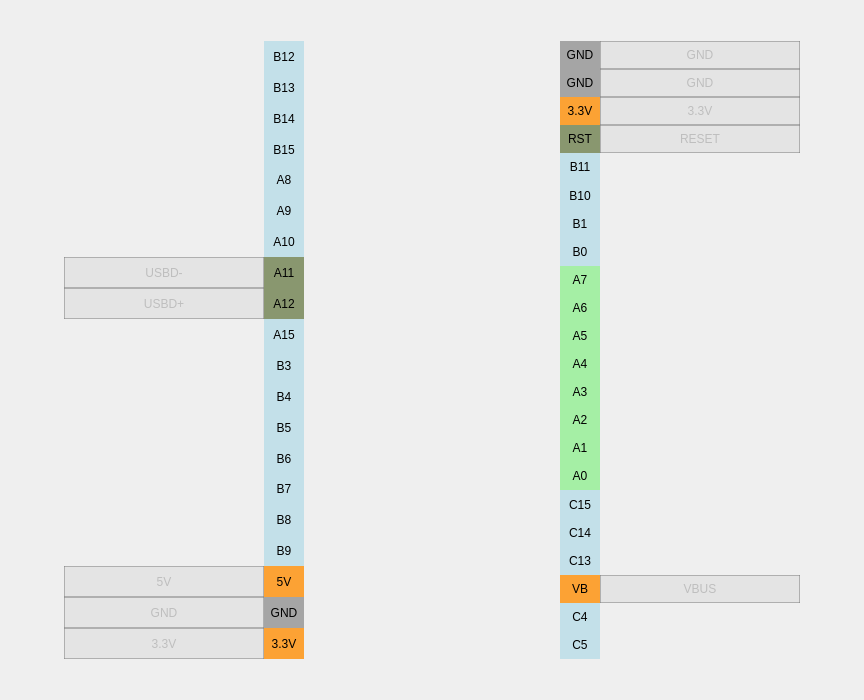
<?xml version="1.0" encoding="UTF-8"?>
<ui version="4.0">
 <class>PinsBluePill</class>
 <widget class="QWidget" name="PinsBluePill">
  <property name="geometry">
   <rect>
    <x>0</x>
    <y>0</y>
    <width>864</width>
    <height>700</height>
   </rect>
  </property>
  <layout class="QGridLayout" name="gridLayout" rowstretch="1,15,1" columnstretch="4,15,16,15,4">
   <property name="leftMargin">
    <number>0</number>
   </property>
   <property name="topMargin">
    <number>0</number>
   </property>
   <property name="rightMargin">
    <number>0</number>
   </property>
   <property name="bottomMargin">
    <number>0</number>
   </property>
   <property name="spacing">
    <number>0</number>
   </property>
   <item row="0" column="2">
    <spacer name="verticalSpacer_2">
     <property name="orientation">
      <enum>Qt::Vertical</enum>
     </property>
     <property name="sizeHint" stdset="0">
      <size>
       <width>20</width>
       <height>40</height>
      </size>
     </property>
    </spacer>
   </item>
   <item row="1" column="1">
    <layout class="QGridLayout" name="layoutG_pinsLeft" columnstretch="5,1">
     <property name="leftMargin">
      <number>0</number>
     </property>
     <property name="rightMargin">
      <number>0</number>
     </property>
     <property name="spacing">
      <number>0</number>
     </property>
     <item row="3" column="1">
      <widget class="QLabel" name="text_B15">
       <property name="styleSheet">
        <string notr="true">background-color: rgba(173, 216, 230, 170);
color: rgb(0, 0, 0);</string>
       </property>
       <property name="text">
        <string notr="true">B15</string>
       </property>
       <property name="alignment">
        <set>Qt::AlignCenter</set>
       </property>
       <property name="textInteractionFlags">
        <set>Qt::NoTextInteraction</set>
       </property>
      </widget>
     </item>
     <item row="4" column="1">
      <widget class="QLabel" name="text_A8">
       <property name="styleSheet">
        <string notr="true">background-color: rgba(173, 216, 230, 170);
color: rgb(0, 0, 0);</string>
       </property>
       <property name="text">
        <string notr="true">A8</string>
       </property>
       <property name="alignment">
        <set>Qt::AlignCenter</set>
       </property>
       <property name="textInteractionFlags">
        <set>Qt::NoTextInteraction</set>
       </property>
      </widget>
     </item>
     <item row="10" column="1">
      <widget class="QLabel" name="text_B3">
       <property name="styleSheet">
        <string notr="true">background-color: rgba(173, 216, 230, 170);
color: rgb(0, 0, 0);</string>
       </property>
       <property name="text">
        <string notr="true">B3</string>
       </property>
       <property name="alignment">
        <set>Qt::AlignCenter</set>
       </property>
       <property name="textInteractionFlags">
        <set>Qt::NoTextInteraction</set>
       </property>
      </widget>
     </item>
     <item row="5" column="1">
      <widget class="QLabel" name="text_A9">
       <property name="styleSheet">
        <string notr="true">background-color: rgba(173, 216, 230, 170);
color: rgb(0, 0, 0);</string>
       </property>
       <property name="text">
        <string notr="true">A9</string>
       </property>
       <property name="alignment">
        <set>Qt::AlignCenter</set>
       </property>
       <property name="textInteractionFlags">
        <set>Qt::NoTextInteraction</set>
       </property>
      </widget>
     </item>
     <item row="13" column="1">
      <widget class="QLabel" name="text_B6">
       <property name="styleSheet">
        <string notr="true">background-color: rgba(173, 216, 230, 170);
color: rgb(0, 0, 0);</string>
       </property>
       <property name="text">
        <string notr="true">B6</string>
       </property>
       <property name="alignment">
        <set>Qt::AlignCenter</set>
       </property>
       <property name="textInteractionFlags">
        <set>Qt::NoTextInteraction</set>
       </property>
      </widget>
     </item>
     <item row="14" column="1">
      <widget class="QLabel" name="text_B7">
       <property name="styleSheet">
        <string notr="true">background-color: rgba(173, 216, 230, 170);
color: rgb(0, 0, 0);</string>
       </property>
       <property name="text">
        <string notr="true">B7</string>
       </property>
       <property name="alignment">
        <set>Qt::AlignCenter</set>
       </property>
       <property name="textInteractionFlags">
        <set>Qt::NoTextInteraction</set>
       </property>
      </widget>
     </item>
     <item row="19" column="1">
      <widget class="QLabel" name="text_33V_2">
       <property name="styleSheet">
        <string notr="true">background-color: rgba(255, 140, 0, 200);
color: rgb(0, 0, 0);</string>
       </property>
       <property name="text">
        <string notr="true">3.3V</string>
       </property>
       <property name="alignment">
        <set>Qt::AlignCenter</set>
       </property>
       <property name="textInteractionFlags">
        <set>Qt::NoTextInteraction</set>
       </property>
      </widget>
     </item>
     <item row="2" column="1">
      <widget class="QLabel" name="text_B14">
       <property name="styleSheet">
        <string notr="true">background-color: rgba(173, 216, 230, 170);
color: rgb(0, 0, 0);</string>
       </property>
       <property name="text">
        <string notr="true">B14</string>
       </property>
       <property name="alignment">
        <set>Qt::AlignCenter</set>
       </property>
       <property name="textInteractionFlags">
        <set>Qt::NoTextInteraction</set>
       </property>
      </widget>
     </item>
     <item row="15" column="1">
      <widget class="QLabel" name="text_B8">
       <property name="styleSheet">
        <string notr="true">background-color: rgba(173, 216, 230, 170);
color: rgb(0, 0, 0);</string>
       </property>
       <property name="text">
        <string notr="true">B8</string>
       </property>
       <property name="alignment">
        <set>Qt::AlignCenter</set>
       </property>
       <property name="textInteractionFlags">
        <set>Qt::NoTextInteraction</set>
       </property>
      </widget>
     </item>
     <item row="7" column="1">
      <widget class="QLabel" name="text_A11_2">
       <property name="styleSheet">
        <string notr="true">background-color: rgba(85, 107, 47, 170);
color: rgb(0, 0, 0);</string>
       </property>
       <property name="text">
        <string notr="true">A11</string>
       </property>
       <property name="alignment">
        <set>Qt::AlignCenter</set>
       </property>
       <property name="textInteractionFlags">
        <set>Qt::NoTextInteraction</set>
       </property>
      </widget>
     </item>
     <item row="11" column="1">
      <widget class="QLabel" name="text_B4">
       <property name="styleSheet">
        <string notr="true">background-color: rgba(173, 216, 230, 170);
color: rgb(0, 0, 0);</string>
       </property>
       <property name="text">
        <string notr="true">B4</string>
       </property>
       <property name="alignment">
        <set>Qt::AlignCenter</set>
       </property>
       <property name="textInteractionFlags">
        <set>Qt::NoTextInteraction</set>
       </property>
      </widget>
     </item>
     <item row="0" column="1">
      <widget class="QLabel" name="text_B12">
       <property name="styleSheet">
        <string notr="true">background-color: rgba(173, 216, 230, 170);
color: rgb(0, 0, 0);</string>
       </property>
       <property name="text">
        <string notr="true">B12</string>
       </property>
       <property name="alignment">
        <set>Qt::AlignCenter</set>
       </property>
       <property name="textInteractionFlags">
        <set>Qt::NoTextInteraction</set>
       </property>
      </widget>
     </item>
     <item row="12" column="1">
      <widget class="QLabel" name="text_B5">
       <property name="styleSheet">
        <string notr="true">background-color: rgba(173, 216, 230, 170);
color: rgb(0, 0, 0);</string>
       </property>
       <property name="text">
        <string notr="true">B5</string>
       </property>
       <property name="alignment">
        <set>Qt::AlignCenter</set>
       </property>
       <property name="textInteractionFlags">
        <set>Qt::NoTextInteraction</set>
       </property>
      </widget>
     </item>
     <item row="16" column="1">
      <widget class="QLabel" name="text_B9">
       <property name="styleSheet">
        <string notr="true">background-color: rgba(173, 216, 230, 170);
color: rgb(0, 0, 0);</string>
       </property>
       <property name="text">
        <string notr="true">B9</string>
       </property>
       <property name="alignment">
        <set>Qt::AlignCenter</set>
       </property>
       <property name="textInteractionFlags">
        <set>Qt::NoTextInteraction</set>
       </property>
      </widget>
     </item>
     <item row="8" column="1">
      <widget class="QLabel" name="text_A12_2">
       <property name="styleSheet">
        <string notr="true">background-color: rgba(85, 107, 47, 170);
color: rgb(0, 0, 0);</string>
       </property>
       <property name="text">
        <string notr="true">A12</string>
       </property>
       <property name="alignment">
        <set>Qt::AlignCenter</set>
       </property>
       <property name="textInteractionFlags">
        <set>Qt::NoTextInteraction</set>
       </property>
      </widget>
     </item>
     <item row="17" column="1">
      <widget class="QLabel" name="text_5V_2">
       <property name="styleSheet">
        <string notr="true">background-color: rgba(255, 140, 0, 200);
color: rgb(0, 0, 0);</string>
       </property>
       <property name="text">
        <string notr="true">5V</string>
       </property>
       <property name="alignment">
        <set>Qt::AlignCenter</set>
       </property>
       <property name="textInteractionFlags">
        <set>Qt::NoTextInteraction</set>
       </property>
      </widget>
     </item>
     <item row="9" column="1">
      <widget class="QLabel" name="text_A15">
       <property name="styleSheet">
        <string notr="true">background-color: rgba(173, 216, 230, 170);
color: rgb(0, 0, 0);</string>
       </property>
       <property name="text">
        <string notr="true">A15</string>
       </property>
       <property name="alignment">
        <set>Qt::AlignCenter</set>
       </property>
       <property name="textInteractionFlags">
        <set>Qt::NoTextInteraction</set>
       </property>
      </widget>
     </item>
     <item row="18" column="1">
      <widget class="QLabel" name="text_GND_2">
       <property name="styleSheet">
        <string notr="true">background-color: rgba(128, 128, 128, 170);
color: rgb(0, 0, 0);</string>
       </property>
       <property name="text">
        <string notr="true">GND</string>
       </property>
       <property name="alignment">
        <set>Qt::AlignCenter</set>
       </property>
       <property name="textInteractionFlags">
        <set>Qt::NoTextInteraction</set>
       </property>
      </widget>
     </item>
     <item row="1" column="1">
      <widget class="QLabel" name="text_B13">
       <property name="styleSheet">
        <string notr="true">background-color: rgba(173, 216, 230, 170);
color: rgb(0, 0, 0);</string>
       </property>
       <property name="text">
        <string notr="true">B13</string>
       </property>
       <property name="alignment">
        <set>Qt::AlignCenter</set>
       </property>
       <property name="textInteractionFlags">
        <set>Qt::NoTextInteraction</set>
       </property>
      </widget>
     </item>
     <item row="6" column="1">
      <widget class="QLabel" name="text_A10">
       <property name="styleSheet">
        <string notr="true">background-color: rgba(173, 216, 230, 170);
color: rgb(0, 0, 0);</string>
       </property>
       <property name="text">
        <string notr="true">A10</string>
       </property>
       <property name="alignment">
        <set>Qt::AlignCenter</set>
       </property>
       <property name="textInteractionFlags">
        <set>Qt::NoTextInteraction</set>
       </property>
      </widget>
     </item>
     <item row="18" column="0">
      <widget class="QLabel" name="label_GND">
       <property name="enabled">
        <bool>false</bool>
       </property>
       <property name="styleSheet">
        <string notr="true">border: 1px solid;
border-color: rgba(124, 124, 124, 130);
background-color: rgba(105, 105, 105, 20);</string>
       </property>
       <property name="frameShape">
        <enum>QFrame::StyledPanel</enum>
       </property>
       <property name="text">
        <string notr="true">GND</string>
       </property>
       <property name="alignment">
        <set>Qt::AlignCenter</set>
       </property>
      </widget>
     </item>
     <item row="19" column="0">
      <widget class="QLabel" name="label_33V">
       <property name="enabled">
        <bool>false</bool>
       </property>
       <property name="styleSheet">
        <string notr="true">border: 1px solid;
border-color: rgba(124, 124, 124, 130);
background-color: rgba(105, 105, 105, 20);</string>
       </property>
       <property name="frameShape">
        <enum>QFrame::StyledPanel</enum>
       </property>
       <property name="text">
        <string notr="true">3.3V</string>
       </property>
       <property name="alignment">
        <set>Qt::AlignCenter</set>
       </property>
      </widget>
     </item>
     <item row="17" column="0">
      <widget class="QLabel" name="label_5V">
       <property name="enabled">
        <bool>false</bool>
       </property>
       <property name="styleSheet">
        <string notr="true">border: 1px solid;
border-color: rgba(124, 124, 124, 130);
background-color: rgba(105, 105, 105, 20);</string>
       </property>
       <property name="frameShape">
        <enum>QFrame::StyledPanel</enum>
       </property>
       <property name="text">
        <string notr="true">5V</string>
       </property>
       <property name="alignment">
        <set>Qt::AlignCenter</set>
       </property>
      </widget>
     </item>
     <item row="7" column="0">
      <widget class="QLabel" name="label_USBDminus">
       <property name="enabled">
        <bool>false</bool>
       </property>
       <property name="styleSheet">
        <string notr="true">border: 1px solid;
border-color: rgba(124, 124, 124, 130);
background-color: rgba(105, 105, 105, 20);</string>
       </property>
       <property name="frameShape">
        <enum>QFrame::StyledPanel</enum>
       </property>
       <property name="text">
        <string notr="true">USBD-</string>
       </property>
       <property name="alignment">
        <set>Qt::AlignCenter</set>
       </property>
      </widget>
     </item>
     <item row="8" column="0">
      <widget class="QLabel" name="label_USBDplus">
       <property name="enabled">
        <bool>false</bool>
       </property>
       <property name="styleSheet">
        <string notr="true">border: 1px solid;
border-color: rgba(124, 124, 124, 130);
background-color: rgba(105, 105, 105, 20);</string>
       </property>
       <property name="frameShape">
        <enum>QFrame::StyledPanel</enum>
       </property>
       <property name="text">
        <string notr="true">USBD+</string>
       </property>
       <property name="alignment">
        <set>Qt::AlignCenter</set>
       </property>
      </widget>
     </item>
    </layout>
   </item>
   <item row="1" column="3">
    <layout class="QGridLayout" name="layoutG_pinsRight" columnstretch="1,5">
     <property name="leftMargin">
      <number>0</number>
     </property>
     <property name="spacing">
      <number>0</number>
     </property>
     <item row="15" column="0">
      <widget class="QLabel" name="text_A0">
       <property name="styleSheet">
        <string notr="true">background-color: rgba(144, 238, 144, 200);
color: rgb(0, 0, 0);</string>
       </property>
       <property name="text">
        <string notr="true">A0</string>
       </property>
       <property name="alignment">
        <set>Qt::AlignCenter</set>
       </property>
       <property name="textInteractionFlags">
        <set>Qt::NoTextInteraction</set>
       </property>
      </widget>
     </item>
     <item row="10" column="0">
      <widget class="QLabel" name="text_A5">
       <property name="styleSheet">
        <string notr="true">background-color: rgba(144, 238, 144, 200);
color: rgb(0, 0, 0);</string>
       </property>
       <property name="text">
        <string notr="true">A5</string>
       </property>
       <property name="alignment">
        <set>Qt::AlignCenter</set>
       </property>
       <property name="textInteractionFlags">
        <set>Qt::NoTextInteraction</set>
       </property>
      </widget>
     </item>
     <item row="5" column="0">
      <widget class="QLabel" name="text_B10">
       <property name="styleSheet">
        <string notr="true">background-color: rgba(173, 216, 230, 170);
color: rgb(0, 0, 0);</string>
       </property>
       <property name="text">
        <string notr="true">B10</string>
       </property>
       <property name="alignment">
        <set>Qt::AlignCenter</set>
       </property>
       <property name="textInteractionFlags">
        <set>Qt::NoTextInteraction</set>
       </property>
      </widget>
     </item>
     <item row="18" column="0">
      <widget class="QLabel" name="text_C13">
       <property name="styleSheet">
        <string notr="true">background-color: rgba(173, 216, 230, 170);
color: rgb(0, 0, 0);</string>
       </property>
       <property name="text">
        <string notr="true">C13</string>
       </property>
       <property name="alignment">
        <set>Qt::AlignCenter</set>
       </property>
       <property name="textInteractionFlags">
        <set>Qt::NoTextInteraction</set>
       </property>
      </widget>
     </item>
     <item row="1" column="0">
      <widget class="QLabel" name="text_GND_3">
       <property name="styleSheet">
        <string notr="true">background-color: rgba(128, 128, 128, 170);
color: rgb(0, 0, 0);</string>
       </property>
       <property name="text">
        <string notr="true">GND</string>
       </property>
       <property name="alignment">
        <set>Qt::AlignCenter</set>
       </property>
       <property name="textInteractionFlags">
        <set>Qt::NoTextInteraction</set>
       </property>
      </widget>
     </item>
     <item row="2" column="0">
      <widget class="QLabel" name="text_33V_3">
       <property name="styleSheet">
        <string notr="true">background-color: rgba(255, 140, 0, 200);
color: rgb(0, 0, 0);</string>
       </property>
       <property name="text">
        <string notr="true">3.3V</string>
       </property>
       <property name="alignment">
        <set>Qt::AlignCenter</set>
       </property>
       <property name="textInteractionFlags">
        <set>Qt::NoTextInteraction</set>
       </property>
      </widget>
     </item>
     <item row="0" column="0">
      <widget class="QLabel" name="text_GND_4">
       <property name="enabled">
        <bool>true</bool>
       </property>
       <property name="sizePolicy">
        <sizepolicy hsizetype="Preferred" vsizetype="Preferred">
         <horstretch>0</horstretch>
         <verstretch>0</verstretch>
        </sizepolicy>
       </property>
       <property name="minimumSize">
        <size>
         <width>0</width>
         <height>0</height>
        </size>
       </property>
       <property name="baseSize">
        <size>
         <width>30</width>
         <height>30</height>
        </size>
       </property>
       <property name="styleSheet">
        <string notr="true">background-color: rgba(128, 128, 128, 170);
color: rgb(0, 0, 0);</string>
       </property>
       <property name="text">
        <string notr="true">GND</string>
       </property>
       <property name="alignment">
        <set>Qt::AlignCenter</set>
       </property>
       <property name="textInteractionFlags">
        <set>Qt::NoTextInteraction</set>
       </property>
      </widget>
     </item>
     <item row="11" column="0">
      <widget class="QLabel" name="text_A4">
       <property name="styleSheet">
        <string notr="true">background-color: rgba(144, 238, 144, 200);
color: rgb(0, 0, 0);</string>
       </property>
       <property name="text">
        <string notr="true">A4</string>
       </property>
       <property name="alignment">
        <set>Qt::AlignCenter</set>
       </property>
       <property name="textInteractionFlags">
        <set>Qt::NoTextInteraction</set>
       </property>
      </widget>
     </item>
     <item row="19" column="0">
      <widget class="QLabel" name="text_VB">
       <property name="styleSheet">
        <string notr="true">background-color: rgba(255, 140, 0, 200);
color: rgb(0, 0, 0);</string>
       </property>
       <property name="text">
        <string notr="true">VB</string>
       </property>
       <property name="alignment">
        <set>Qt::AlignCenter</set>
       </property>
       <property name="textInteractionFlags">
        <set>Qt::NoTextInteraction</set>
       </property>
      </widget>
     </item>
     <item row="9" column="0">
      <widget class="QLabel" name="text_A6">
       <property name="styleSheet">
        <string notr="true">background-color: rgba(144, 238, 144, 200);
color: rgb(0, 0, 0);</string>
       </property>
       <property name="text">
        <string notr="true">A6</string>
       </property>
       <property name="alignment">
        <set>Qt::AlignCenter</set>
       </property>
       <property name="textInteractionFlags">
        <set>Qt::NoTextInteraction</set>
       </property>
      </widget>
     </item>
     <item row="8" column="0">
      <widget class="QLabel" name="text_A7">
       <property name="styleSheet">
        <string notr="true">background-color: rgba(144, 238, 144, 200);
color: rgb(0, 0, 0);</string>
       </property>
       <property name="text">
        <string notr="true">A7</string>
       </property>
       <property name="alignment">
        <set>Qt::AlignCenter</set>
       </property>
       <property name="textInteractionFlags">
        <set>Qt::NoTextInteraction</set>
       </property>
      </widget>
     </item>
     <item row="3" column="0">
      <widget class="QLabel" name="text_RST">
       <property name="styleSheet">
        <string notr="true">background-color: rgba(85, 107, 47, 170);
color: rgb(0, 0, 0);</string>
       </property>
       <property name="text">
        <string notr="true">RST</string>
       </property>
       <property name="alignment">
        <set>Qt::AlignCenter</set>
       </property>
       <property name="textInteractionFlags">
        <set>Qt::NoTextInteraction</set>
       </property>
      </widget>
     </item>
     <item row="14" column="0">
      <widget class="QLabel" name="text_A1">
       <property name="styleSheet">
        <string notr="true">background-color: rgba(144, 238, 144, 200);
color: rgb(0, 0, 0);</string>
       </property>
       <property name="text">
        <string notr="true">A1</string>
       </property>
       <property name="alignment">
        <set>Qt::AlignCenter</set>
       </property>
       <property name="textInteractionFlags">
        <set>Qt::NoTextInteraction</set>
       </property>
      </widget>
     </item>
     <item row="16" column="0">
      <widget class="QLabel" name="text_C15">
       <property name="styleSheet">
        <string notr="true">background-color: rgba(173, 216, 230, 170);
color: rgb(0, 0, 0);</string>
       </property>
       <property name="text">
        <string notr="true">C15</string>
       </property>
       <property name="alignment">
        <set>Qt::AlignCenter</set>
       </property>
       <property name="textInteractionFlags">
        <set>Qt::NoTextInteraction</set>
       </property>
      </widget>
     </item>
     <item row="6" column="0">
      <widget class="QLabel" name="text_B1">
       <property name="styleSheet">
        <string notr="true">background-color: rgba(173, 216, 230, 170);
color: rgb(0, 0, 0);</string>
       </property>
       <property name="text">
        <string notr="true">B1</string>
       </property>
       <property name="alignment">
        <set>Qt::AlignCenter</set>
       </property>
       <property name="textInteractionFlags">
        <set>Qt::NoTextInteraction</set>
       </property>
      </widget>
     </item>
     <item row="12" column="0">
      <widget class="QLabel" name="text_A3">
       <property name="styleSheet">
        <string notr="true">background-color: rgba(144, 238, 144, 200);
color: rgb(0, 0, 0);</string>
       </property>
       <property name="text">
        <string notr="true">A3</string>
       </property>
       <property name="alignment">
        <set>Qt::AlignCenter</set>
       </property>
       <property name="textInteractionFlags">
        <set>Qt::NoTextInteraction</set>
       </property>
      </widget>
     </item>
     <item row="4" column="0">
      <widget class="QLabel" name="text_B11">
       <property name="styleSheet">
        <string notr="true">background-color: rgba(173, 216, 230, 170);
color: rgb(0, 0, 0);</string>
       </property>
       <property name="text">
        <string notr="true">B11</string>
       </property>
       <property name="alignment">
        <set>Qt::AlignCenter</set>
       </property>
       <property name="textInteractionFlags">
        <set>Qt::NoTextInteraction</set>
       </property>
      </widget>
     </item>
     <item row="17" column="0">
      <widget class="QLabel" name="text_C14">
       <property name="styleSheet">
        <string notr="true">background-color: rgba(173, 216, 230, 170);
color: rgb(0, 0, 0);</string>
       </property>
       <property name="text">
        <string notr="true">C14</string>
       </property>
       <property name="alignment">
        <set>Qt::AlignCenter</set>
       </property>
       <property name="textInteractionFlags">
        <set>Qt::NoTextInteraction</set>
       </property>
      </widget>
     </item>
     <item row="20" column="0">
      <widget class="QLabel" name="text_C4">
       <property name="styleSheet">
        <string notr="true">background-color: rgba(173, 216, 230, 170);
color: rgb(0, 0, 0);</string>
       </property>
       <property name="text">
        <string notr="true">C4</string>
       </property>
       <property name="alignment">
        <set>Qt::AlignCenter</set>
       </property>
       <property name="textInteractionFlags">
        <set>Qt::NoTextInteraction</set>
       </property>
      </widget>
     </item>
     <item row="21" column="0">
      <widget class="QLabel" name="text_C5">
       <property name="styleSheet">
        <string notr="true">background-color: rgba(173, 216, 230, 170);
color: rgb(0, 0, 0);</string>
       </property>
       <property name="text">
        <string notr="true">C5</string>
       </property>
       <property name="alignment">
        <set>Qt::AlignCenter</set>
       </property>
       <property name="textInteractionFlags">
        <set>Qt::NoTextInteraction</set>
       </property>
      </widget>
     </item>
     <item row="13" column="0">
      <widget class="QLabel" name="text_A2">
       <property name="styleSheet">
        <string notr="true">background-color: rgba(144, 238, 144, 200);
color: rgb(0, 0, 0);</string>
       </property>
       <property name="text">
        <string notr="true">A2</string>
       </property>
       <property name="alignment">
        <set>Qt::AlignCenter</set>
       </property>
       <property name="textInteractionFlags">
        <set>Qt::NoTextInteraction</set>
       </property>
      </widget>
     </item>
     <item row="7" column="0">
      <widget class="QLabel" name="text_B0">
       <property name="styleSheet">
        <string notr="true">background-color: rgba(173, 216, 230, 170);
color: rgb(0, 0, 0);</string>
       </property>
       <property name="text">
        <string notr="true">B0</string>
       </property>
       <property name="alignment">
        <set>Qt::AlignCenter</set>
       </property>
       <property name="textInteractionFlags">
        <set>Qt::NoTextInteraction</set>
       </property>
      </widget>
     </item>
     <item row="0" column="1">
      <widget class="QLabel" name="label_GND_3">
       <property name="enabled">
        <bool>false</bool>
       </property>
       <property name="styleSheet">
        <string notr="true">border: 1px solid;
border-color: rgba(124, 124, 124, 130);
background-color: rgba(105, 105, 105, 20);</string>
       </property>
       <property name="frameShape">
        <enum>QFrame::StyledPanel</enum>
       </property>
       <property name="text">
        <string notr="true">GND</string>
       </property>
       <property name="alignment">
        <set>Qt::AlignCenter</set>
       </property>
      </widget>
     </item>
     <item row="1" column="1">
      <widget class="QLabel" name="label_GND_2">
       <property name="enabled">
        <bool>false</bool>
       </property>
       <property name="styleSheet">
        <string notr="true">border: 1px solid;
border-color: rgba(124, 124, 124, 130);
background-color: rgba(105, 105, 105, 20);</string>
       </property>
       <property name="frameShape">
        <enum>QFrame::StyledPanel</enum>
       </property>
       <property name="text">
        <string notr="true">GND</string>
       </property>
       <property name="alignment">
        <set>Qt::AlignCenter</set>
       </property>
      </widget>
     </item>
     <item row="2" column="1">
      <widget class="QLabel" name="label_33V_2">
       <property name="enabled">
        <bool>false</bool>
       </property>
       <property name="styleSheet">
        <string notr="true">border: 1px solid;
border-color: rgba(124, 124, 124, 130);
background-color: rgba(105, 105, 105, 20);</string>
       </property>
       <property name="frameShape">
        <enum>QFrame::StyledPanel</enum>
       </property>
       <property name="text">
        <string notr="true">3.3V</string>
       </property>
       <property name="alignment">
        <set>Qt::AlignCenter</set>
       </property>
      </widget>
     </item>
     <item row="3" column="1">
      <widget class="QLabel" name="label_RST">
       <property name="enabled">
        <bool>false</bool>
       </property>
       <property name="styleSheet">
        <string notr="true">border: 1px solid;
border-color: rgba(124, 124, 124, 130);
background-color: rgba(105, 105, 105, 20);</string>
       </property>
       <property name="frameShape">
        <enum>QFrame::StyledPanel</enum>
       </property>
       <property name="text">
        <string notr="true">RESET</string>
       </property>
       <property name="alignment">
        <set>Qt::AlignCenter</set>
       </property>
      </widget>
     </item>
     <item row="19" column="1">
      <widget class="QLabel" name="label_VBUS">
       <property name="enabled">
        <bool>false</bool>
       </property>
       <property name="styleSheet">
        <string notr="true">border: 1px solid;
border-color: rgba(124, 124, 124, 130);
background-color: rgba(105, 105, 105, 20);</string>
       </property>
       <property name="frameShape">
        <enum>QFrame::StyledPanel</enum>
       </property>
       <property name="text">
        <string notr="true">VBUS</string>
       </property>
       <property name="alignment">
        <set>Qt::AlignCenter</set>
       </property>
      </widget>
     </item>
    </layout>
   </item>
   <item row="1" column="0">
    <spacer name="horizontalSpacer">
     <property name="orientation">
      <enum>Qt::Horizontal</enum>
     </property>
     <property name="sizeHint" stdset="0">
      <size>
       <width>40</width>
       <height>20</height>
      </size>
     </property>
    </spacer>
   </item>
   <item row="1" column="2">
    <widget class="QLabel" name="label_ControllerImage">
     <property name="sizePolicy">
      <sizepolicy hsizetype="Ignored" vsizetype="Ignored">
       <horstretch>0</horstretch>
       <verstretch>0</verstretch>
      </sizepolicy>
     </property>
     <property name="text">
      <string/>
     </property>
     <property name="pixmap">
      <pixmap resource="../../resources.qrc">:/Images/BluePill_render.jpg</pixmap>
     </property>
     <property name="scaledContents">
      <bool>true</bool>
     </property>
    </widget>
   </item>
   <item row="2" column="2">
    <spacer name="verticalSpacer">
     <property name="orientation">
      <enum>Qt::Vertical</enum>
     </property>
     <property name="sizeHint" stdset="0">
      <size>
       <width>20</width>
       <height>40</height>
      </size>
     </property>
    </spacer>
   </item>
   <item row="1" column="4">
    <spacer name="horizontalSpacer_2">
     <property name="orientation">
      <enum>Qt::Horizontal</enum>
     </property>
     <property name="sizeHint" stdset="0">
      <size>
       <width>40</width>
       <height>20</height>
      </size>
     </property>
    </spacer>
   </item>
  </layout>
 </widget>
 <resources>
  <include location="../../resources.qrc"/>
 </resources>
 <connections/>
</ui>
